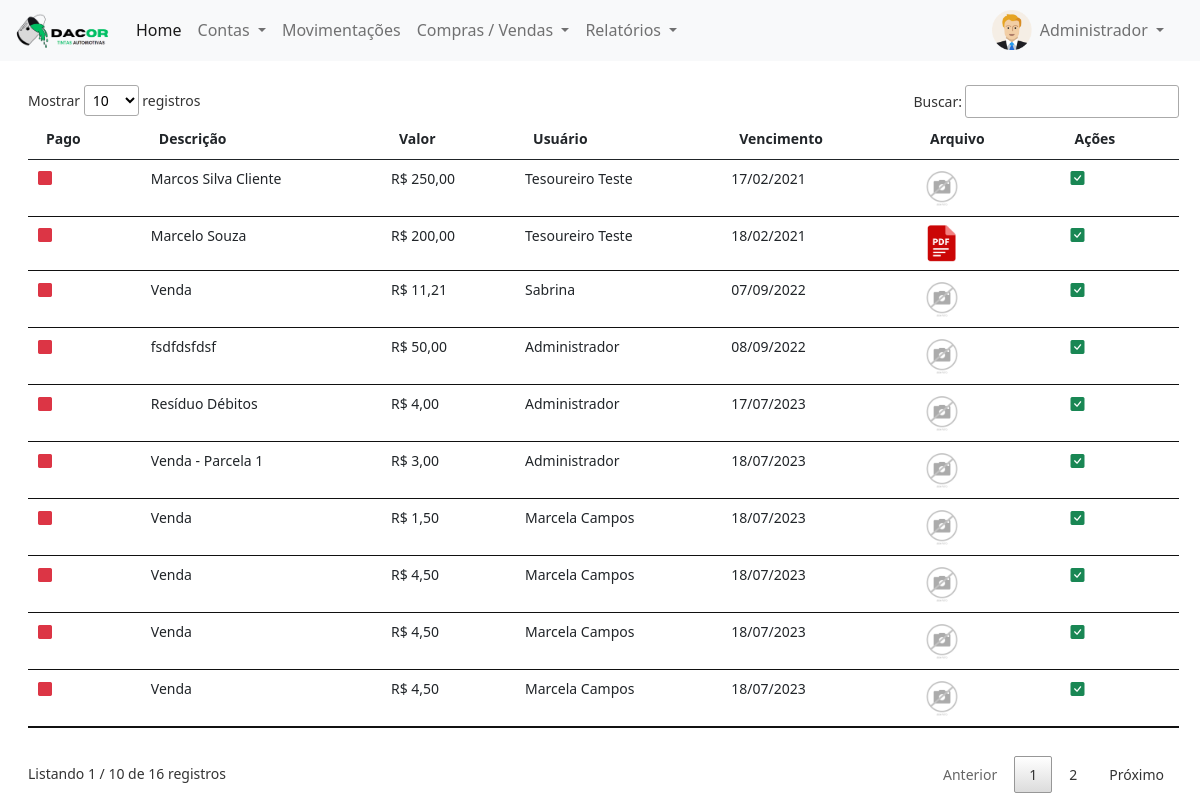
The page /login/painel-tesoureiro/index.php?pagina=contas_receber_vencidas (signed in) on the database its author committed.
### tables this page shows
CREATE TABLE `usuarios` (
  `id` int(11) NOT NULL,
  `nome` varchar(50) NOT NULL,
  `email` varchar(50) NOT NULL,
  `cpf` varchar(20) NOT NULL,
  `senha` varchar(20) NOT NULL,
  `nivel` varchar(20) NOT NULL
);

CREATE TABLE `contas_receber` (
  `id` int(11) NOT NULL,
  `descricao` varchar(50) NOT NULL,
  `valor` decimal(8,2) NOT NULL,
  `usuario` int(11) NOT NULL,
  `pago` varchar(5) NOT NULL,
  `data` date NOT NULL,
  `vencimento` date NOT NULL,
  `arquivo` varchar(100) DEFAULT NULL,
  `data_pgto` date DEFAULT NULL,
  `cliente` int(11) DEFAULT NULL,
  `id_venda` int(11) DEFAULT NULL
);

### login/painel-tesoureiro/contas_receber_vencidas.php (the view, shortened to what this page needs)
<?php
$pag = 'contas_receber';
require_once('../conexao.php');
?>
<div class="mt-4" style="margin-right:25px">
	<?php
	$query = $pdo->query("SELECT * from contas_receber where vencimento < curDate() and pago != 'Sim' order by vencimento asc");
	$res = $query->fetchAll(PDO::FETCH_ASSOC);
	$total_reg = @count($res);
	if($total_reg > 0){
		?>
		<small>
			<table id="example" class="table table-hover my-4" style="width:100%">
				<thead>
					<tr>
						<th>Pago</th>
						<th>Descrição</th>
						<th>Valor</th>
						<th>Usuário</th>
						<th>Vencimento</th>
						<th>Arquivo</th>
						<th>Ações</th>
					</tr>
				</thead>
				<tbody>
					<?php
					for($i=0; $i < $total_reg; $i++){
							$id_usu = $res[$i]['usuario'];
						$query_p = $pdo->query("SELECT * from usuarios where id = '$id_usu'");
						$res_p = $query_p->fetchAll(PDO::FETCH_ASSOC);
						$nome_usu = $res_p[0]['nome'];
						if($res[$i]['pago'] == 'Sim'){
							$classe = 'text-success';
						}else{
							$classe = 'text-danger';
						}
						$extensao = strchr($res[$i]['arquivo'], '.');
						if($extensao == '.pdf'){
							$arquivo_pasta = 'pdf.png';
						}else{
							$arquivo_pasta = $res[$i]['arquivo'];
						}
						?>
						<tr>
							<td>								<i class="bi bi-square-fill <?php echo $classe ?>"></i>
							</td>
							<td><?php echo $res[$i]['descricao'] ?></td>
							<td>R$ <?php echo number_format($res[$i]['valor'], 2, ',', '.'); ?></td>
							<td><?php echo $nome_usu ?></td>
							<td><?php echo implode('/', array_reverse(explode('-', $res[$i]['vencimento']))); ?></td>
							<td><a href="../img/<?php echo $pag ?>/<?php echo $res[$i]['arquivo'] ?>" title="Ver Arquivo" style="text-decoration: none" target="_blank">
								<img src="../img/<?php echo $pag ?>/<?php echo $arquivo_pasta ?>" width="40">
							</a>
							</td>
							<td>
								<a href="index.php?pagina=contas_receber_vencidas&funcao=baixar&id=<?php echo $res[$i]['id'] ?>" title="Baixar Registro" style="text-decoration: none">
									<i class="bi bi-check-square-fill text-success mx-1"></i>
								</a>
							</td>
						</tr>
					<?php } ?>
				</tbody>
			</table>
		</small>
	<?php }else{
		echo '<p>Não existem dados para serem exibidos!!';
	} ?>
</div>

### login/painel-tesoureiro/index.php (shortened to what this page needs)
<?php
require_once('../conexao.php');
$menu1 = 'home';
$menu2 = 'contas_pagar';
$menu3 = 'contas_receber';
$menu4 = 'movimentacoes';
$menu5 = 'vendas';
$menu6 = 'compras';
$menu7 = 'contas_pagar_vencidas';
$menu8 = 'contas_pagar_hoje';
$menu9 = 'contas_receber_vencidas';
$query = $pdo->query("SELECT * from usuarios WHERE id = '$_SESSION[id_usuario]'");
$res = $query->fetchAll(PDO::FETCH_ASSOC);
$nome_usu = $res[0]['nome'];
 ?>
<!DOCTYPE html>
<html>
<head>
	<link href="https://cdn.jsdelivr.net/npm/bootstrap@5.0.0-beta1/dist/css/bootstrap.min.css" rel="stylesheet">
	<link rel="stylesheet" type="text/css" href="../vendor/DataTables/datatables.min.css"/>
	<link rel="stylesheet" href="https://cdn.jsdelivr.net/npm/bootstrap-icons@1.3.0/font/bootstrap-icons.css">
</head>
<body>
	<nav class="navbar navbar-expand-lg navbar-light bg-light">
  <div class="container-fluid">
    <a class="navbar-brand" href="index.php">
    	<img src="../img/logo-painel.png" width="100">
    </a>
    <div class="collapse navbar-collapse" id="navbarSupportedContent">
      <ul class="navbar-nav me-auto mb-2 mb-lg-0">
        <li class="nav-item">
          <a class="nav-link active" aria-current="page" href="index.php?pagina=<?php echo $menu1 ?>">Home</a>
        </li>
        <li class="nav-item dropdown">
          <a class="nav-link dropdown-toggle" href="#" id="navbarDropdown" role="button" data-bs-toggle="dropdown" aria-expanded="false">
            Contas
          </a>
        </li>
        <li class="nav-item">
          <a class="nav-link" href="index.php?pagina=<?php echo $menu4 ?>">Movimentações</a>
        </li>
        <li class="nav-item dropdown">
          <a class="nav-link dropdown-toggle" href="#" id="navbarDropdown" role="button" data-bs-toggle="dropdown" aria-expanded="false">
            Compras / Vendas
          </a>
        </li>
        <li class="nav-item dropdown">
          <a class="nav-link dropdown-toggle" href="#" id="navbarDropdown" role="button" data-bs-toggle="dropdown" aria-expanded="false">
            Relatórios
          </a>
        </li>
      </ul>
      <div class="d-flex mx-3">
        <img src="../img/icone-user.png" width="40px" height="40px">
    <div class="collapse navbar-collapse" id="navbarNavDarkDropdown">
      <ul class="navbar-nav">
        <li class="nav-item dropdown">
          <a class="nav-link dropdown-toggle" href="#" id="navbarDarkDropdownMenuLink" role="button" data-bs-toggle="dropdown" aria-expanded="false">
            <?php echo $nome_usu ?>
          </a>
        </li>
      </ul>
    </div>
       </div>
    </div>
  </div>
</nav>
<div class="container-fluid mt-2 mx-3">
<?php
if(@$_GET['pagina'] == $menu1){
	require_once($menu1. '.php');
}
else if(@$_GET['pagina'] == $menu2){
	require_once($menu2. '.php');
}
else if(@$_GET['pagina'] == $menu3){
	require_once($menu3. '.php');
}
else if(@$_GET['pagina'] == $menu4){
	require_once($menu4. '.php');
}
else if(@$_GET['pagina'] == $menu5){
  require_once($menu5. '.php');
}
else if(@$_GET['pagina'] == $menu6){
  require_once($menu6. '.php');
}
else if(@$_GET['pagina'] == $menu7){
  require_once($menu7. '.php');
}
else if(@$_GET['pagina'] == $menu8){
  require_once($menu8. '.php');
}
else if(@$_GET['pagina'] == $menu9){
  require_once($menu9. '.php');
}
else{
	require_once($menu1. '.php');
}
 ?>
</div>
</body>
</html>
<link href="https://cdn.jsdelivr.net/npm/select2@4.1.0-rc.0/dist/css/select2.min.css" rel="stylesheet" />

### rows shown on the page
usuarios: nome "Administrador"
contas_receber: descricao "Marcos Silva Cliente", valor "250,00", usuarios.nome "Tesoureiro Teste", vencimento "17/02/2021", arquivo (picture)
contas_receber: descricao "Marcelo Souza", valor "200,00", usuarios.nome "Tesoureiro Teste", vencimento "18/02/2021", shows a picture
contas_receber: descricao "Venda", valor "11,21", usuarios.nome "Sabrina", vencimento "07/09/2022", arquivo (picture)
contas_receber: descricao "fsdfdsfdsf", valor "50,00", usuarios.nome "Administrador", vencimento "08/09/2022", arquivo (picture)
contas_receber: descricao "Resíduo Débitos", valor "4,00", usuarios.nome "Administrador", vencimento "17/07/2023", arquivo (picture)
contas_receber: descricao "Venda - Parcela 1", valor "3,00", usuarios.nome "Administrador", vencimento "18/07/2023", arquivo (picture)
contas_receber: descricao "Venda", valor "1,50", usuarios.nome "Marcela Campos", vencimento "18/07/2023", arquivo (picture)
contas_receber: descricao "Venda", valor "4,50", usuarios.nome "Marcela Campos", vencimento "18/07/2023", arquivo (picture)
contas_receber: descricao "Venda", valor "4,50", usuarios.nome "Marcela Campos", vencimento "18/07/2023", arquivo (picture)
contas_receber: descricao "Venda", valor "4,50", usuarios.nome "Marcela Campos", vencimento "18/07/2023", arquivo (picture)
